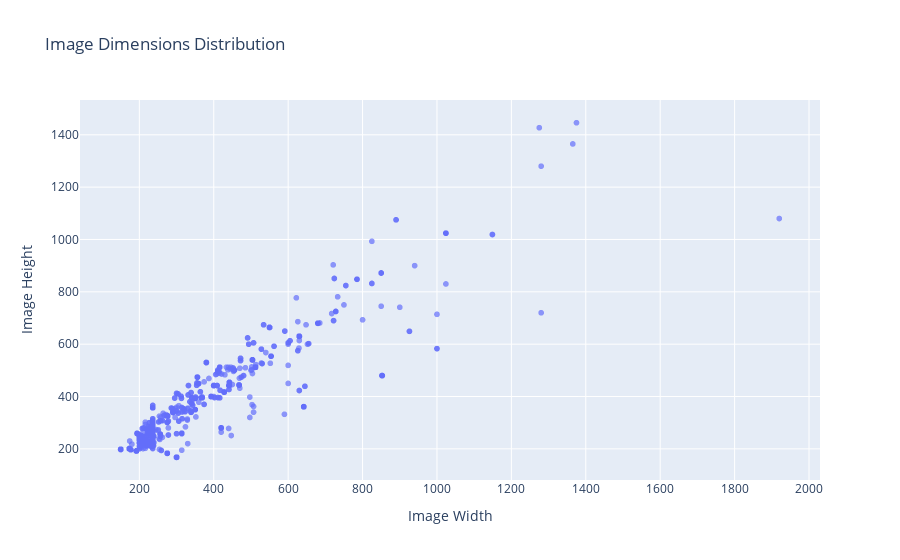

Notebook code for this chart:
### Markdown cell above
## 3️⃣ Check Image Dimensions

### Code cell
import numpy as np

# Function to check image dimensions
def check_image_dimensions(folder_path):
    dimensions = []
    for class_name in os.listdir(folder_path):
        class_folder = os.path.join(folder_path, class_name)
        for img_name in os.listdir(class_folder):
            img_path = os.path.join(class_folder, img_name)
            img = cv2.imread(img_path)
            if img is not None:
                dimensions.append(img.shape[:2])  # (Height, Width)
    return dimensions

# Get image dimensions (height, width)
dimensions = check_image_dimensions(data_path)

# Convert to DataFrame
df_dimensions = pd.DataFrame(dimensions, columns=['Height', 'Width'])

# Create an interactive scatter plot to show image dimensions
fig = px.scatter(df_dimensions, x='Width', y='Height', 
                 title="Image Dimensions Distribution",
                 labels={'Width': 'Image Width', 'Height': 'Image Height'},
                 opacity=0.7)
fig.show()

### Figure 1 — Plotly figure (JSON) as saved in the notebook; plotly's stock layout.template omitted (floating-point values rounded to 4 significant figures; data arrays with more than 128 entries replaced by an {"elided": "..."} marker saying what was removed)
{"data": [{"hovertemplate": "Image Width=%{x}<br>Image Height=%{y}<extra></extra>", "legendgroup": "", "marker": {"color": "#636efa", "opacity": 0.7, "symbol": "circle"}, "mode": "markers", "name": "", "showlegend": false, "type": "scattergl", "x": {"elided": "7023 int values"}, "xaxis": "x", "y": {"elided": "7023 int values"}, "yaxis": "y"}], "layout": {"legend": {"tracegroupgap": 0}, "title": {"text": "Image Dimensions Distribution"}, "xaxis": {"anchor": "y", "domain": [0, 1], "title": {"text": "Image Width"}}, "yaxis": {"anchor": "x", "domain": [0, 1], "title": {"text": "Image Height"}}}}
